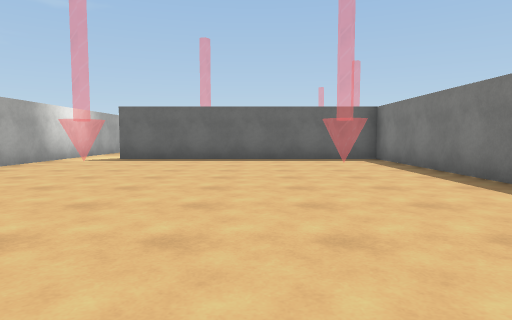
view 1 (above)

21 first-person views from a walk through a 3-D level made in the Unity game engine. The camera is 1.2 m above the floor, tilts 4° down and sees 75° across. The floor is counted in squares, 2 m on a side. Each view is taken from the middle of a square. On the plan, view 1 faces up. The plan holds only what a view shows up to about 10 squares ahead; the rest is blank. The place goes on beyond the plan. The player is left out. Surface patterns are stand-ins for the level's own textures.

view 2
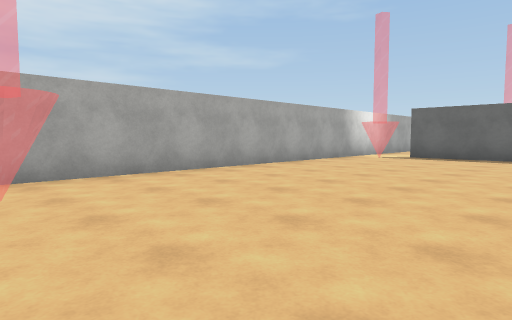

view 3
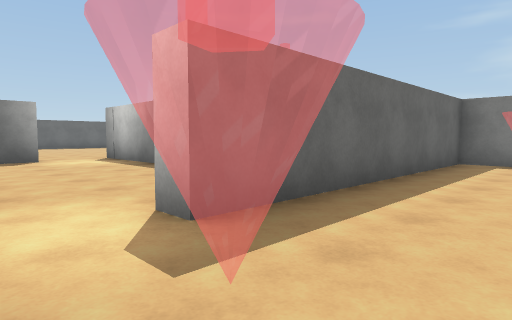

view 4
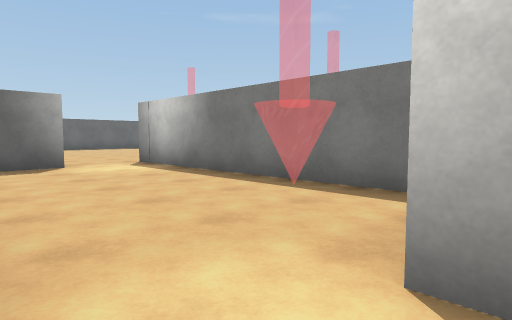

view 5
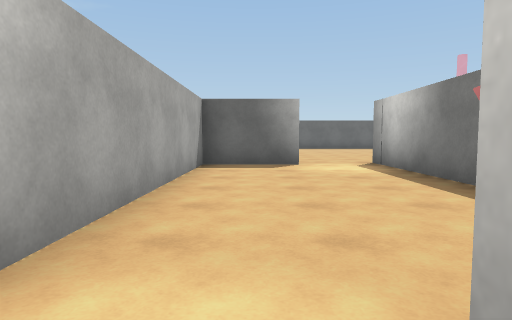

view 6
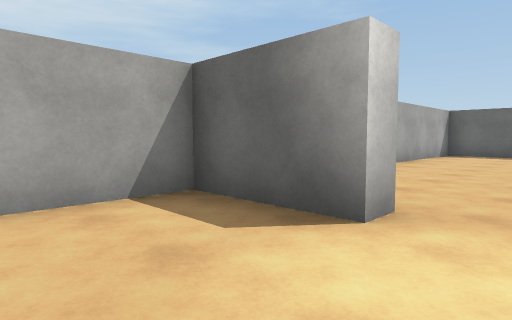

view 7
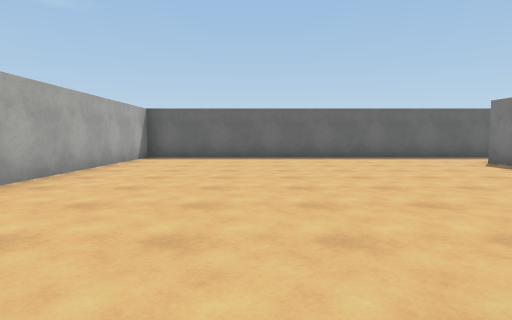

view 8
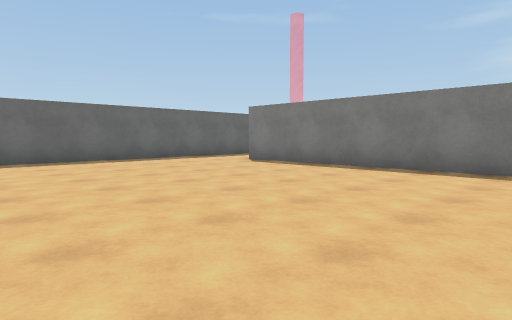

view 9
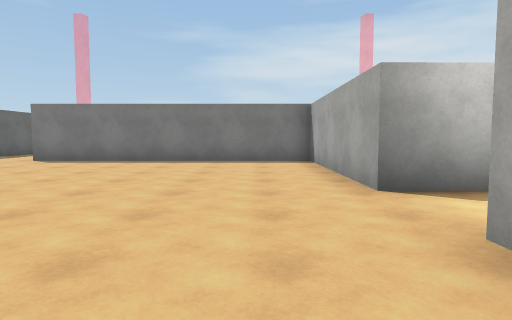

view 10
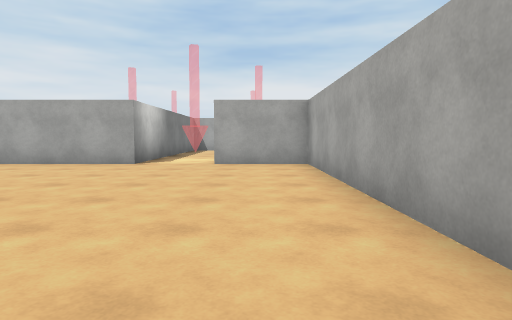

view 11
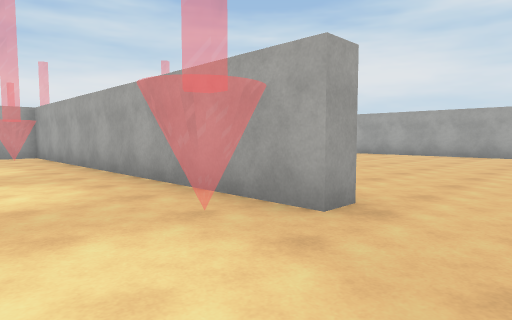

view 12
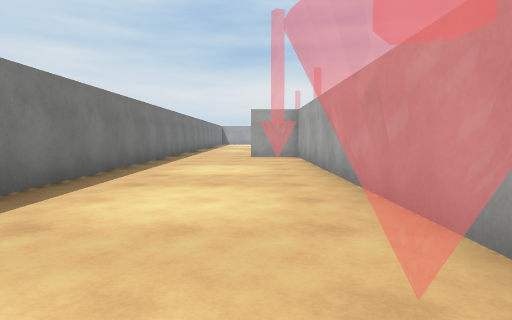

view 13
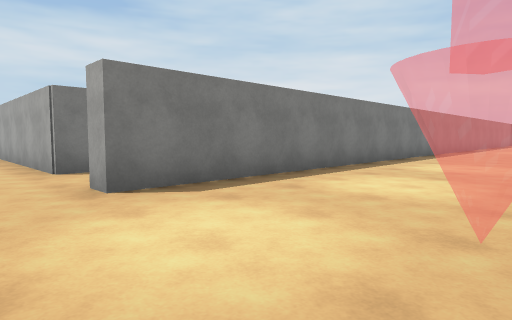

view 14
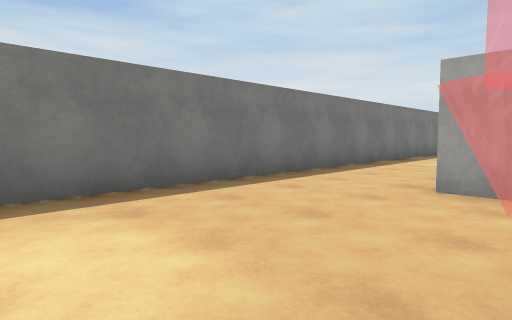

view 15
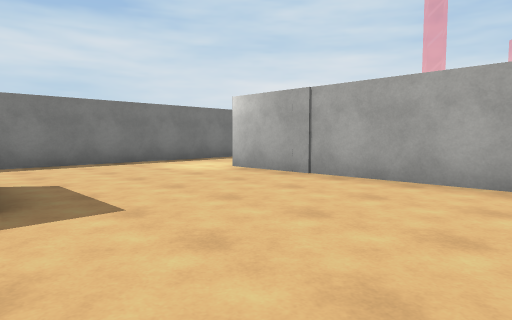

view 16
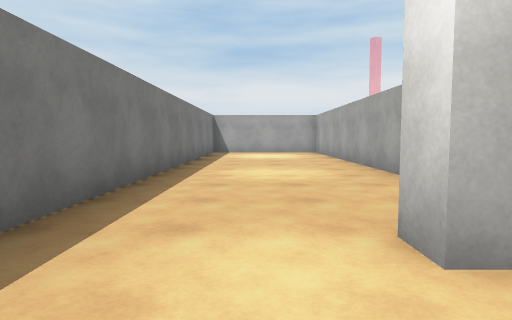

view 17
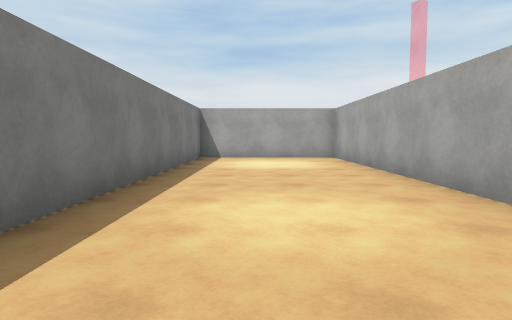

view 18
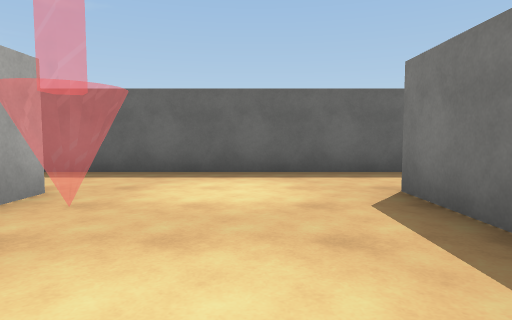

view 19
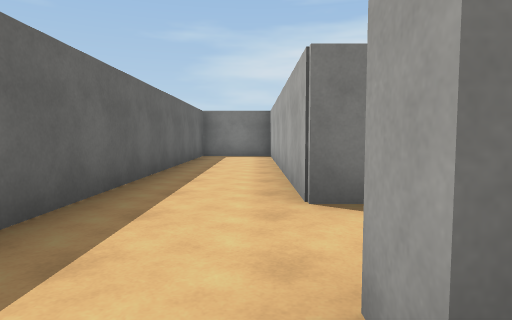

view 20
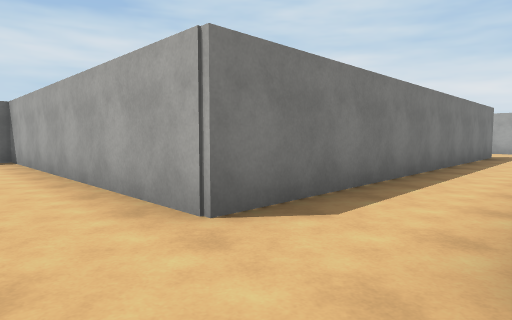

view 21
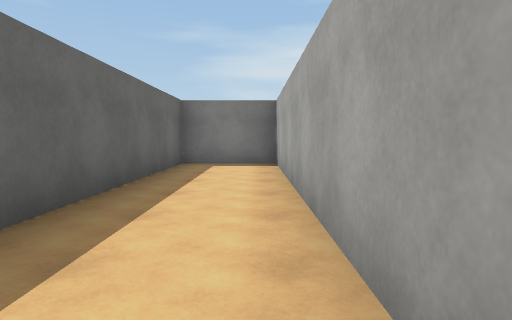

### Floor plan
Ten units are one square. View 1 is at (0, 0); x grows to the right and y downward. Boxes are objects, and circles mark ways between rooms. Rooms are numbered by the first view taken in them; rooms with no view inside come last. Other rooms are left out.
<svg viewBox="-56 -261 235 281">
<path fill="none" stroke="#000" d="M33 -41 33 -90 -37 -90M-51 -85 -51 4M-31 -166 -31 -162 -51 -162 -51 -85M-13 -102 -13 -166M-37 -90 -37 -95M-13 -166 33 -166 33 -235M34 -256 -51 -256 -51 -166 -31 -166M37 -224 37 -141 53 -141M33 -235 36 -235M76 -145 76 -235 81 -235M84 -256 34 -256M5 -95 51 -95 51 -90M76 -85 76 -145M37 -59 37 15 76 15 76 -85M99 -135 99 -235 174 -235 174 -256 84 -256"/>
<circle cx="-45" cy="-90" r="3" fill="#2a7"/>
<circle cx="-25" cy="-160" r="3" fill="#2a7"/>
<circle cx="30" cy="-245" r="3" fill="#2a7"/>
<circle cx="65" cy="-140" r="3" fill="#2a7"/>
<circle cx="80" cy="-245" r="3" fill="#2a7"/>
<circle cx="65" cy="-90" r="3" fill="#2a7"/>
<text x="-20" y="-40">1</text>
<text x="-40" y="-130">2</text>
<text x="-10" y="-210">3</text>
<text x="60" y="-200">4</text>
<text x="30" y="-120">5</text>
<text x="50" y="-40">6</text>
<text x="90" y="-210">7</text>
</svg>
Room 1 opens to room 2. Room 2 opens to room 3. Room 3 opens to room 4. Room 4 opens to room 5. Room 4 opens to room 7. Room 5 opens to room 6.

Where each view was taken, in squares from view 1:
view 1: 0 up, 0 right, facing up
view 2: 1 down, 0 right, facing up-left
view 3: 7 up, 5 left, facing up-right
view 4: 9 up, 5 left, facing up-right
view 5: 9 up, 4 left, facing up
view 6: 14 up, 2 left, facing up-left
view 7: 16 up, 2 left, facing up
view 8: 17 up, 3 left, facing up-right
view 9: 18 up, 5 left, facing right
view 10: 24 up, 4 left, facing down
view 11: 25 up, 6 right, facing down-left
view 12: 24 up, 5 right, facing down
view 13: 25 up, 4 right, facing down-right
view 14: 18 up, 4 right, facing down-right
view 15: 14 up, 0 right, facing down-right
view 16: 11 up, 6 right, facing down
view 17: 8 up, 6 right, facing down
view 18: 20 up, 6 right, facing up
view 19: 24 up, 7 right, facing right
view 20: 25 up, 8 right, facing down-right
view 21: 24 up, 10 right, facing right
